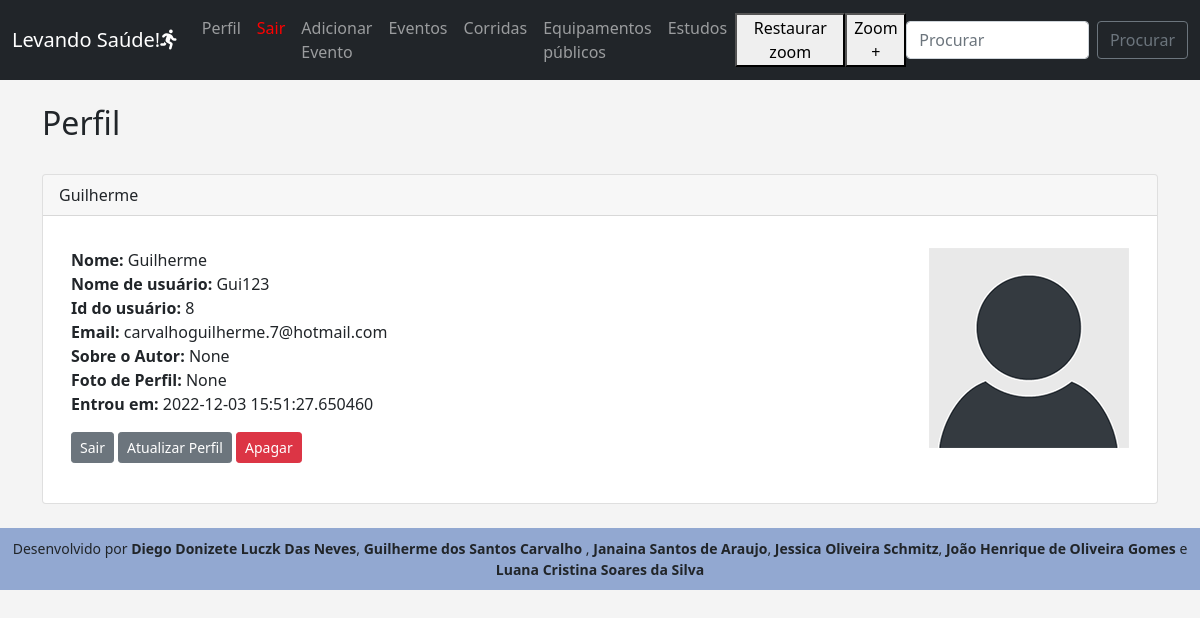
/dashboard (signed in), run on the app's committed database.
### app.py (models this page shows, shortened)
class Users(db.Model, UserMixin):
	id = db.Column(db.Integer, primary_key=True)
	username = db.Column(db.String(20), nullable=False, unique=True)
	name = db.Column(db.String(200), nullable=False)
	email = db.Column(db.String(120), nullable=False, unique=True)
	about_author = db.Column(db.Text(), nullable=True)
	date_added = db.Column(db.DateTime, default=datetime.utcnow)
	profile_pic = db.Column(db.String(), nullable=True)
	password_hash = db.Column(db.String(128))
	posts = db.relationship('Posts', backref='poster')
	@property
	def password(self):
		raise AttributeError('Senha inválida')

### app.py (the view)
@app.route('/dashboard', methods=['GET', 'POST'])
@login_required
def dashboard():
	form = UserForm()
	id = current_user.id
	name_to_update = Users.query.get_or_404(id)
	if request.method == "POST":
		name_to_update.name = request.form['name']
		name_to_update.email = request.form['email']
		name_to_update.username = request.form['username']
		name_to_update.about_author = request.form['about_author']
		if request.files['profile_pic']:
			name_to_update.profile_pic = request.files['profile_pic']
			pic_filename = secure_filename(name_to_update.profile_pic.filename)
			pic_name = str(uuid.uuid1()) + "_" + pic_filename
			saver = request.files['profile_pic']
			name_to_update.profile_pic = pic_name
			try:
				db.session.commit()
				saver.save(os.path.join(app.config['UPLOAD_FOLDER'], pic_name))
				flash("Usuário atualizado com sucesso!")
				return render_template("dashboard.html",
					form=form,
					name_to_update = name_to_update)
			except:
				flash("Erro! Tente novamente mais tarde")
				return render_template("dashboard.html",
					form=form,
					name_to_update = name_to_update)
		else:
			db.session.commit()
			flash("Usuário atualizado com sucesso")
			return render_template("dashboard.html",
				form=form,
				name_to_update = name_to_update)
	else:
		return render_template("dashboard.html",
				form=form,
				name_to_update = name_to_update,
				id = id)
	return render_template('dashboard.html')

### webforms.py
class UserForm(FlaskForm):
	name = StringField("Nome", validators=[DataRequired()])
	username = StringField("Usuário", validators=[DataRequired()])
	email = StringField("Email", validators=[DataRequired()])
	about_author = TextAreaField("Sobre Autor")
	password_hash = PasswordField('Senha', validators=[DataRequired(), EqualTo('password_hash2', message='As senhas têm que ser iguais!')])
	password_hash2 = PasswordField('Confirmar Senha', validators=[DataRequired()])
	profile_pic = FileField("Foto de Perfil")
	submit = SubmitField("Ok")

class SearchForm(FlaskForm):
	searched = StringField("Pesquisar", validators=[DataRequired()])
	submit = SubmitField("Ok")

### app.py (called while the page is built)
@login_manager.user_loader
def load_user(user_id):
	return Users.query.get(int(user_id))

@app.context_processor
def base():
	form = SearchForm()
	return dict(form=form)

### templates/dashboard.html (shortened to what this page needs)
{% extends 'base.html' %}
{% block content %}
	<h2>Perfil</h2>
	<br/>
	<div class="card">
  <div class="card-header">
    {{ current_user.name }}
  </div>
  <div class="card-body">
    <p class="card-text">
<div class="container">
	<div class="row">
		<div class="col-8">
    <strong>Nome:</strong>
	{{ current_user.name }}<br/>
	<strong>Nome de usuário:</strong>
	{{ current_user.username }}<br/>
	<strong>Id do usuário:</strong>
	{{ current_user.id }}<br/>
	<strong>Email:</strong>
	{{ current_user.email }}<br/>
	<strong>Sobre o Autor:</strong>
	{{ current_user.about_author }}<br/>
	<strong>Foto de Perfil:</strong>
	{{ current_user.profile_pic }}<br/>
	<strong>Entrou em:</strong>
	{{ current_user.date_added }}<br/>
    </p>
    <a href="{{ url_for('logout')}}" class="btn btn-secondary btn-sm">Sair</a>
    <a href="{{ url_for('update', id=current_user.id)}}" class="btn btn-secondary btn-sm">Atualizar Perfil</a>
    <a href="{{ url_for('delete', id=current_user.id)}}" class="btn btn-danger btn-sm">Apagar</a>
    <br/><br/>
	</div>
	<div class="col-4">
		{% if current_user.profile_pic %}
		<img src="{{ url_for('static', filename='images/' + current_user.profile_pic)}}" width="200" align="right">
		{% else %}
		<img src="{{ url_for('static', filename='images/default_profile_pic.png')}}" width="200" align="right">
		{% endif %}
	</div>
	</div>
	</div>
<br/>
{% endblock %}

### static/css/style.css (style rules this page uses)
body { background: #f4f4f4; }

### data on the page
Users: name "Guilherme", username "Gui123", id "8", email "carvalhoguilherme.7@hotmail.com", about_author "None", profile_pic "None", date_added "2022-12-03 15:51:27.650460"
